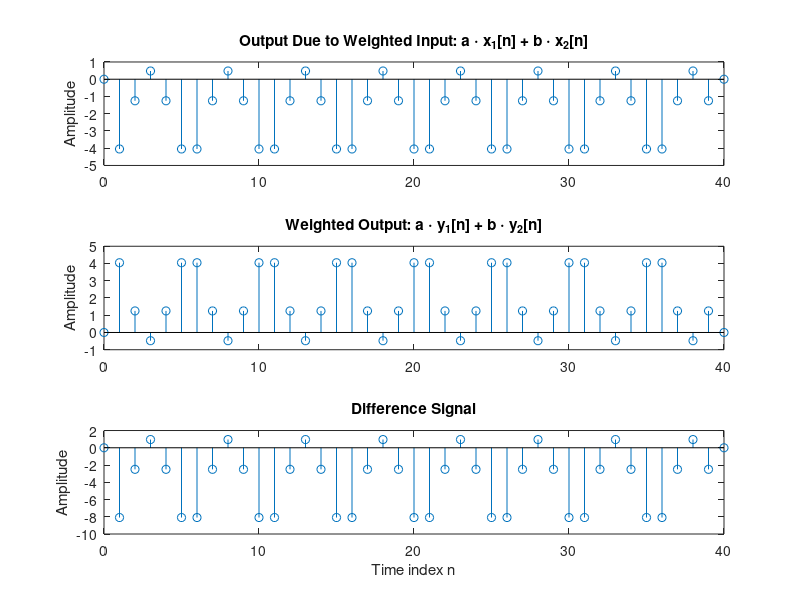
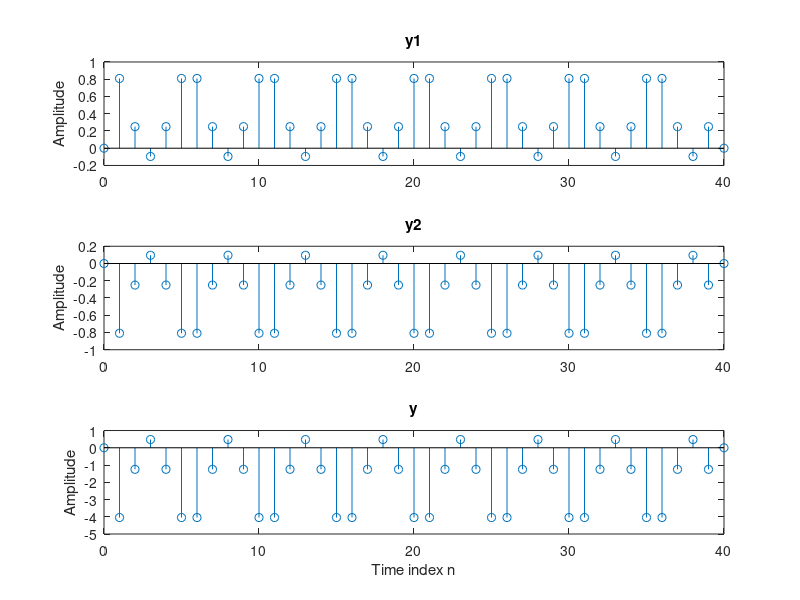

The MATLAB script that drew these images, in order:
% Program P2_3
% Generate the input sequences
clf;
n = 0:40;
a = 2;b = -3;
x1 = cos(2*pi*0.1*n);
x2 = cos(2*pi*0.4*n);
x = a*x1 + b*x2;
% num = [2.2403 2.4908 2.2403];
% den = [1 -0.4 0.75];
% ic = [0 0]; % Set zero initial conditions
% y1 = filter(num,den,x1,ic); % Compute the output y1[n]
% y2 = filter(num,den,x2,ic); % Compute the output y2[n]
% y = filter(num,den,x,ic); % Compute the output y[n]
y = zeros(1, 41);
y1 = zeros(1, 41);
y2 = zeros(1, 41);
for i = 2:40
    y(i) = x(i) * x(i-1);    % y = x[n]x[n-1]
    y1(i) = x1(i) * x1(i-1); % y1 = x1[n]x1[n-1]
    y2(i) = x2(i) * x2(i-1); % y2 = x2[n]x2[n-1]
end
yt = a*y1 + b*y2; 
d = y - yt; % Compute the difference output d[n]
% Plot the outputs and the difference signal
subplot(3,1,1)
stem(n,y);
ylabel('Amplitude');
title('Output Due to Weighted Input: a \cdot x_{1}[n] + b \cdot x_{2}[n]');
subplot(3,1,2)
stem(n,yt);
ylabel('Amplitude');
title('Weighted Output: a \cdot y_{1}[n] + b \cdot y_{2}[n]');
subplot(3,1,3)
stem(n,d);
xlabel('Time index n');ylabel('Amplitude');
title('Difference Signal');

figure(2);
clf
subplot(3,1,1)
stem(n,y1);
ylabel('Amplitude');
title('y1');
subplot(3,1,2)
stem(n,y2);
ylabel('Amplitude');
title('y2');
subplot(3,1,3)
stem(n,y);
xlabel('Time index n');
ylabel('Amplitude');
title('y');
